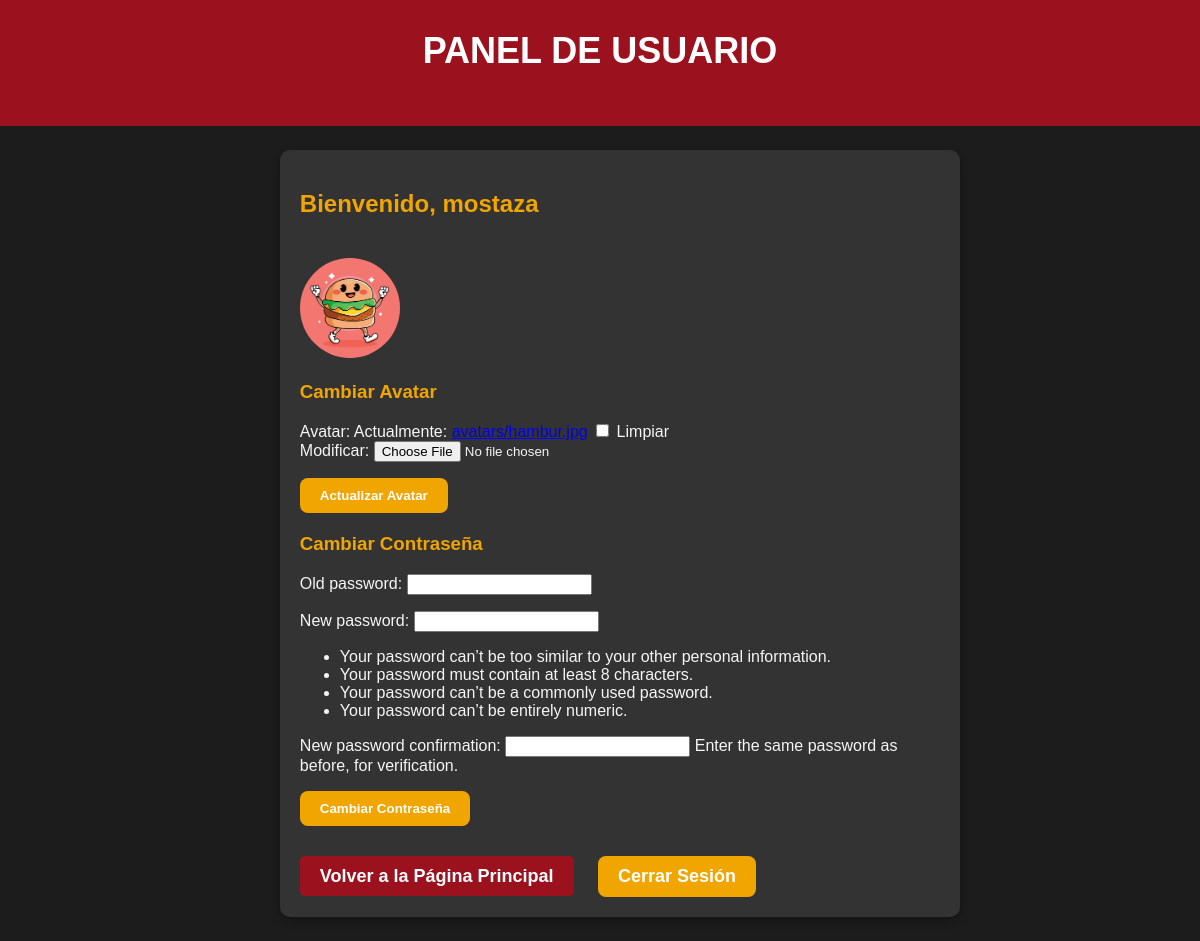
The app's page /panel_usuario/ (signed in) with its own data.
### peliculas/models.py (models this page shows, shortened)
class Usuario(AbstractUser):
    email = models.EmailField(unique=True)  # El email debe ser único

class Profile(models.Model):
    user = models.OneToOneField(Usuario, on_delete=models.CASCADE)  # Se establece la relación uno a uno con Usuario
    activation_token = models.UUIDField(default=uuid.uuid4, unique=True)  # Token de activación único
    is_active = models.BooleanField(default=False)  # Por defecto no está activado
    avatar = models.ImageField(upload_to='avatars/', null=True, blank=True)  # Campo opcional para avatar

### peliculas/views.py (the view, shortened to what this page needs)
# urls.py: path('panel_usuario/', views.panel_usuario, name='panel_usuario'),
@login_required
def panel_usuario(request):
    user = request.user
    profile = user.profile  # Accede al perfil del usuario
    avatar_form = AvatarUploadForm(instance=profile)  # Formulario para el avatar
    password_form = PasswordChangeForm(user)  # Formulario para la contraseña
    return render(request, 'panel_usuario.html', {
        'avatar_form': avatar_form,
        'password_form': password_form,
        'user': user,
        'profile': profile
    })

### peliculas/forms.py (shortened to what this page needs)
class AvatarUploadForm(forms.ModelForm):
    class Meta:
        model = Profile
        fields = ['avatar']
        widgets = {
            'avatar': forms.ClearableFileInput(attrs={'accept': 'image/jpeg,image/png'}),
        }

### peliculas/templates/panel_usuario.html (shortened to what this page needs)
<!DOCTYPE html>
<html lang="es">
<head>
</head>
<body>
    <header>
        <h1>Panel de Usuario</h1>
    </header>
    <main>
        <section class="user-panel">
            <h2>Bienvenido, {{ user.username }}</h2>
            {% if profile.avatar %}
                <img src="{{ profile.avatar.url }}" alt="Avatar" class="user-avatar">
            {% else %}
                <p>No tienes un avatar establecido.</p>
            {% endif %}
            <h3>Cambiar Avatar</h3>
            <form method="post" enctype="multipart/form-data">
                {{ avatar_form.as_p }}
                <button type="submit" name="update_avatar">Actualizar Avatar</button>
            </form>
            <h3>Cambiar Contraseña</h3>
            <form method="post">
                {{ password_form.as_p }}
                <button type="submit" name="update_password">Cambiar Contraseña</button>
            </form>
            <a href="{% url 'home' %}" class="back-btn">Volver a la Página Principal</a>
            <form method="post" action="{% url 'logout' %}" style="display: inline;">
                <button type="submit" class="logout-btn">Cerrar Sesión</button>
            </form>
        </section>
    </main>
</body>
</html>

### peliculas/templates/panel_usuario.html (style rules this page uses)
body { font-family: 'Arial', sans-serif; background-color: #1c1c1c; color: #f5f5f5; margin: 0; padding: 0; display: flex; flex-direction: column; align-items: center; }
header { display: flex; justify-content: center; align-items: center; background-color: #9b111e; padding: 10px 20px; width: 100%; }
h1 { color: #fff; padding: 20px; text-align: center; font-size: 36px; font-weight: bold; text-transform: uppercase; display: flex; align-items: center; justify-content: center; margin-top: 0; width: 100%; }
.user-panel { background-color: #333; padding: 20px; border-radius: 10px; width: 80%; max-width: 800px; box-shadow: 0 4px 8px rgba(0, 0, 0, 0.3); margin-left: 10%; margin-top: 3%; margin-bottom: 3%; }
.user-avatar { width: 100px; height: 100px; border-radius: 50%; margin-top: 20px; }
h2, h3 { color: #f0a500; }
form { margin-bottom: 20px; }
button[type="submit"] { background-color: #f0a500; color: white; font-weight: bold; padding: 10px 20px; border-radius: 8px; border: none; cursor: pointer; transition: background-color 0.3s ease; }
p { margin-top: 10px; }
.logout-btn { color: #fff; font-size: 18px; font-weight: bold; padding: 10px 20px; border-radius: 5px; background-color: #f0a500; transition: background-color 0.3s; margin-top: 10px; display: inline-block; }
.back-btn { color: #fff; font-size: 18px; font-weight: bold; padding: 10px 20px; border-radius: 5px; background-color: #9b111e; margin-top: 10px; margin-right: 20px; text-decoration: none; }

### records on screen
Usuario: username "mostaza"
Profile: avatar (picture)
